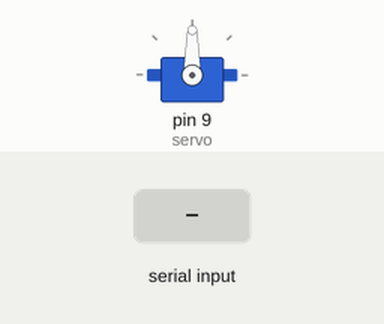
Bench run of a sketch on a simulated Arduino Uno, built with avr-gcc and run on an emulated ATmega328P. Shown: servo. The test bench sets the inputs (shaded band).

Above: at 1.2 s.
1.3 s: ";" received over Serial
At 1.8 s:
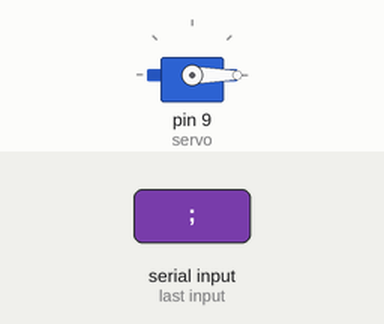
2.8 s: "30;150\n" received over Serial
At 4.0 s:
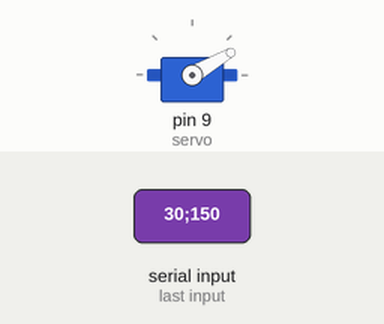
4.3 s: "90;45\n" received over Serial
At 5.3 s:
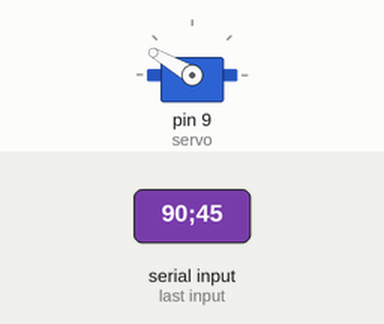
5.8 s: ";" received over Serial
At 6.4 s:
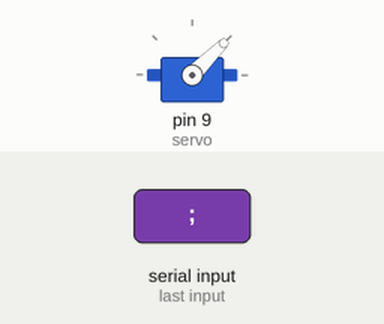
Timing chart, 0 to 8.3 s (numbered marks = the images above; inputs shaded):
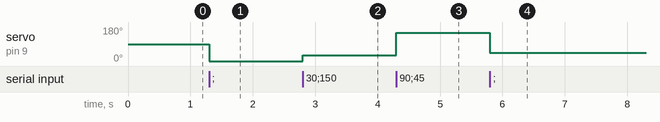

Measured:
- after the input at 1.3 s, servo on pin 9 (servo): 90° → 0° at once
- after the input at 2.8 s, servo on pin 9 (servo): 0° → 30° at once
- after the input at 4.3 s, servo on pin 9 (servo): 30° → 150° at once
- after the input at 5.8 s, servo on pin 9 (servo): 150° → 45° at once

The sketch:

servo.ino
```cpp
// Python with Arduino Servo control

#include <Servo.h>

String value;
const char delim = ';';
int data[3]; // Holds most recent angles for servo

char buffer[3];
int bufferIndex;

int dataIndex = 0;

Servo servo;
int servoPos;

void setup() {
  // put your setup code here, to run once:
  Serial.begin(115200);
  Serial.setTimeout(1);

  servo.attach(9); // Declare Servo Object (pin 9)
  bufferIndex = 0;
} // Setup End

void readBuffer() {
  if (Serial.available()) {
    char c = Serial.read();
    buffer[bufferIndex] = c;
    bufferIndex++;
  }
}

void parseBuffer() {
  if (buffer[bufferIndex-1] == ';') {
    buffer[bufferIndex-1] = '\0';
    int newData = atoi(buffer);
    servo.write(newData);
    dataIndex++;
    dataIndex %= sizeof(data)/sizeof(*data);
    bufferIndex = 0;

    for (int j = 0; j < sizeof(buffer)/sizeof(*buffer); j++) {
      buffer[j] = 1;
    }
  }
}

void loop() {
  // put your main code here, to run repeatedly:
  readBuffer();
  parseBuffer();
}
```
